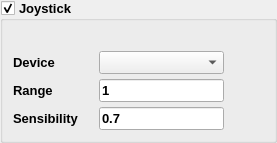
                       <widget class="QGroupBox" name="gbJoystick">
                        <property name="maximumSize">
                         <size>
                          <width>16777215</width>
                          <height>16777215</height>
                         </size>
                        </property>
                        <property name="font">
                         <font>
                          <pointsize>10</pointsize>
                          <weight>75</weight>
                          <bold>true</bold>
                         </font>
                        </property>
                        <property name="title">
                         <string>Joystick</string>
                        </property>
                        <property name="flat">
                         <bool>false</bool>
                        </property>
                        <property name="checkable">
                         <bool>true</bool>
                        </property>
                        <layout class="QVBoxLayout" name="verticalLayout_45">
                         <property name="spacing">
                          <number>0</number>
                         </property>
                         <property name="leftMargin">
                          <number>0</number>
                         </property>
                         <property name="topMargin">
                          <number>20</number>
                         </property>
                         <property name="rightMargin">
                          <number>0</number>
                         </property>
                         <property name="bottomMargin">
                          <number>0</number>
                         </property>
                         <item>
                          <widget class="QWidget" name="wgJoystickParameter" native="true">
                           <layout class="QGridLayout" name="gridLayout_20">
                            <property name="sizeConstraint">
                             <enum>QLayout::SetDefaultConstraint</enum>
                            </property>
                            <property name="leftMargin">
                             <number>10</number>
                            </property>
                            <property name="topMargin">
                             <number>10</number>
                            </property>
                            <property name="rightMargin">
                             <number>10</number>
                            </property>
                            <property name="bottomMargin">
                             <number>10</number>
                            </property>
                            <property name="horizontalSpacing">
                             <number>20</number>
                            </property>
                            <property name="verticalSpacing">
                             <number>5</number>
                            </property>
                            <item row="2" column="0">
                             <widget class="QLabel" name="label_79">
                              <property name="maximumSize">
                               <size>
                                <width>300</width>
                                <height>16777215</height>
                               </size>
                              </property>
                              <property name="text">
                               <string>Sensibility</string>
                              </property>
                             </widget>
                            </item>
                            <item row="0" column="1">
                             <widget class="QComboBox" name="cbJoystickDevice">
                              <property name="minimumSize">
                               <size>
                                <width>0</width>
                                <height>0</height>
                               </size>
                              </property>
                              <property name="maximumSize">
                               <size>
                                <width>150</width>
                                <height>16777215</height>
                               </size>
                              </property>
                              <property name="currentText">
                               <string/>
                              </property>
                             </widget>
                            </item>
                            <item row="0" column="0">
                             <widget class="QLabel" name="label_41">
                              <property name="maximumSize">
                               <size>
                                <width>300</width>
                                <height>16777215</height>
                               </size>
                              </property>
                              <property name="text">
                               <string>Device</string>
                              </property>
                             </widget>
                            </item>
                            <item row="1" column="1">
                             <widget class="QLineEdit" name="leJoystickRange">
                              <property name="maximumSize">
                               <size>
                                <width>150</width>
                                <height>16777215</height>
                               </size>
                              </property>
                              <property name="text">
                               <string>1</string>
                              </property>
                             </widget>
                            </item>
                            <item row="2" column="1">
                             <widget class="QLineEdit" name="leJoystickSensibility">
                              <property name="maximumSize">
                               <size>
                                <width>150</width>
                                <height>16777215</height>
                               </size>
                              </property>
                              <property name="text">
                               <string>0.7</string>
                              </property>
                             </widget>
                            </item>
                            <item row="1" column="0">
                             <widget class="QLabel" name="label_51">
                              <property name="maximumSize">
                               <size>
                                <width>300</width>
                                <height>16777215</height>
                               </size>
                              </property>
                              <property name="text">
                               <string>Range</string>
                              </property>
                             </widget>
                            </item>
                            <item row="0" column="2">
                             <spacer name="horizontalSpacer_32">
                              <property name="orientation">
                               <enum>Qt::Horizontal</enum>
                              </property>
                              <property name="sizeHint" stdset="0">
                               <size>
                                <width>40</width>
                                <height>20</height>
                               </size>
                              </property>
                             </spacer>
                            </item>
                           </layout>
                          </widget>
                         </item>
                        </layout>
                       </widget>
